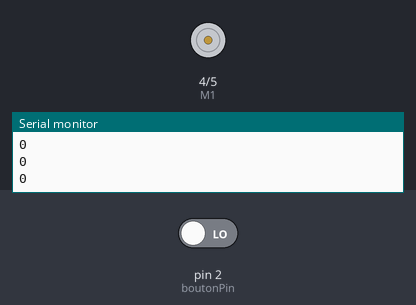
The sketch below on a simulated Arduino Uno, built with avr-gcc and run on an emulated ATmega328P. On the bench: direction and speed pins drawn as motors (green arrow = direction pin HIGH = forward, orange = LOW = backward, longer = more drive), the last lines printed to the serial monitor. The inputs (shaded band) are chosen by the test bench; at power-on: pin 2 (boutonPin) LOW.

Above: at 1.2 s.
1.3 s: pin 2 (boutonPin) driven HIGH
At 2.2 s:
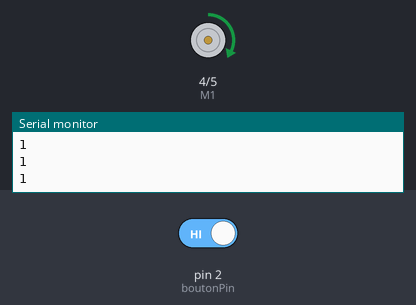
Timing chart, 0 to 4.3 s (numbered marks = the images above; inputs shaded):
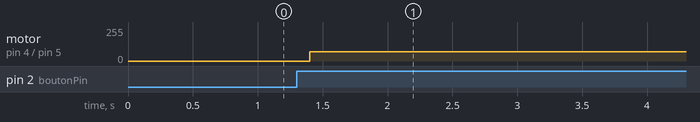

The sketch:

manuel_copy_20240117130930.ino
```cpp
const int E1 = 5; ///<Motor1 Speed
const int M1 = 4; ///<Motor1 Direction

const int boutonPin = 2;     // Définir la broche du bouton
int etatBouton;              // Variable pour stocker l'état du bouton
int dernierEtatBouton = LOW;  // Variable pour stocker le dernier état du bouton
unsigned long tempsAppui = 0; // Variable pour stocker le temps de début de l'appui
unsigned long debounceDelay = 50;  // Délai de rebondissement en millisecondes


void setup(void)
{
  int i;
  for(i=4;i<=5;i++)
    pinMode(i, OUTPUT);
  Serial.begin(9600);
  Serial.println("Run keyboard control");
  digitalWrite(E1,LOW);
  pinMode(2,INPUT);
  pinMode(boutonPin, INPUT); // bouton
}
int speed = 0;
void loop() {
  etatBouton = digitalRead(boutonPin); // bouton
  if (etatBouton != dernierEtatBouton) {
    tempsAppui = millis();  // Mettre à jour le temps de début de l'appui
  }
  if ((millis() - tempsAppui) > debounceDelay) {
    // Si le bouton est pressé depuis suffisamment de temps, effectuer les actions souhaitées
    if (etatBouton == HIGH) {
      // Changer d'état, effectuer les actions nécessaires
      // Vous pouvez utiliser digitalWrite() pour contrôler une sortie
        advance(70);
    }
  else {
      advance(0);
  }
  }
  // Mettre à jour le dernier état du bouton
  dernierEtatBouton = etatBouton;
  Serial.println(dernierEtatBouton);
  delay(100);
}


long microsecondsToCentimeters(long microseconds) {
  return microseconds / 29 / 2;
}

void advance(char a)
{
  analogWrite (E1,a);
  digitalWrite(M1,HIGH);
}

void back_off (char a)
{
  analogWrite (E1,a);
  digitalWrite(M1,LOW);
}

void stop()
{
  digitalWrite(M1,HIGH);
  analogWrite(E1, 0);
}
```

Measured:
- after the input at 1.3 s, motor on pin 4 (M1) / pin 5 (E1): stopped → forward 70/255 after 0.10 s
